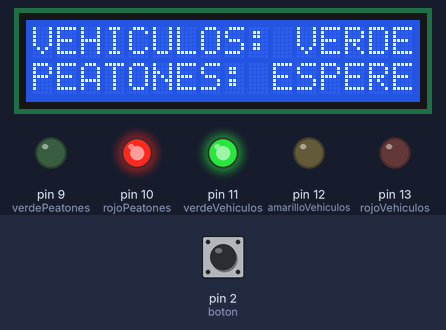
A sketch run on a simulated Arduino Uno, built with avr-gcc and run on an emulated ATmega328P. Parts: 16×2 character LCD, output pins drawn as LEDs (lit = HIGH). The test bench sets the inputs (shaded band); at power-on: pin 2 (boton) HIGH.

Above: at 1.2 s.
1.3 s: pin 2 (boton) pulled LOW for 0.15 s
At 2.5 s:
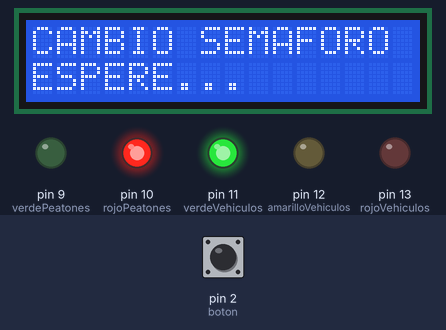
At 4.8 s:
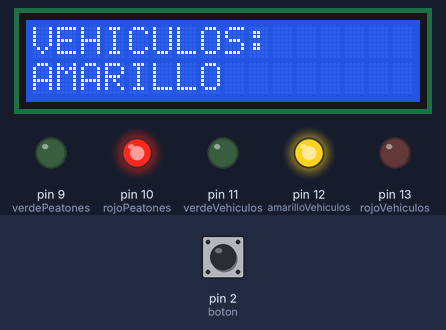
Timing chart, 0 to 12.0 s (numbered marks = the images above; inputs shaded):
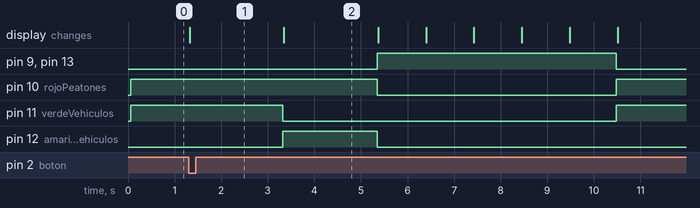

Measured:
- after the input at 1.3 s, pin 9 (verdePeatones): LOW → HIGH after 4.0 s, → LOW 5.1 s later; pin 10 (rojoPeatones): HIGH → LOW after 4.0 s, → HIGH 5.1 s later

The sketch:

simular_boton_peatonal.ino
```cpp
// ==========================================
// EJERCICIO 4
// SEMÁFORO CON BOTÓN PEATONAL
// ==========================================
// Semáforo de vehículos que permanece en VERDE hasta que un peatón
// presiona un botón. Al presionarlo, se ejecuta la secuencia de cambio
// (amarillo -> rojo para vehículos, verde para peatones con cuenta
// regresiva) y luego vuelve al estado normal. Una pantalla LCD muestra
// el estado actual en todo momento.

#include <Adafruit_LiquidCrystal.h>

// ==========================================
// DISPLAY LCD (I2C, dirección 0)
// ==========================================
Adafruit_LiquidCrystal lcd(0);

// ==========================================
// SEMÁFORO DE VEHÍCULOS
// ==========================================
int rojoVehiculos = 13;
int amarilloVehiculos = 12;
int verdeVehiculos = 11;

// ==========================================
// SEMÁFORO DE PEATONES
// ==========================================
int rojoPeatones = 10;
int verdePeatones = 9;

// ==========================================
// BOTÓN PEATONAL
// ==========================================
int boton = 2;


void setup() {

  // LEDs de vehículos como salida
  pinMode(rojoVehiculos, OUTPUT);
  pinMode(amarilloVehiculos, OUTPUT);
  pinMode(verdeVehiculos, OUTPUT);

  // LEDs de peatones como salida
  pinMode(rojoPeatones, OUTPUT);
  pinMode(verdePeatones, OUTPUT);

  // Botón como entrada con resistencia pull-up interna:
  // en reposo el pin lee HIGH, y al presionar el botón pasa a LOW
  pinMode(boton, INPUT_PULLUP);

  // Inicializar LCD de 16 columnas x 2 filas
  lcd.begin(16, 2);
  lcd.setBacklight(1);

  // ---------- Estado inicial: vehículos en verde, peatones en espera ----------
  digitalWrite(rojoVehiculos, LOW);
  digitalWrite(amarilloVehiculos, LOW);
  digitalWrite(verdeVehiculos, HIGH);

  digitalWrite(rojoPeatones, HIGH);
  digitalWrite(verdePeatones, LOW);

  // Mensaje inicial en la pantalla
  lcd.clear();
  lcd.setCursor(0, 0);
  lcd.print("VEHICULOS: VERDE");

  lcd.setCursor(0, 1);
  lcd.print("PEATONES: ESPERE");
}


void loop() {

  // Como se usa INPUT_PULLUP, el botón presionado se lee como LOW
  if (digitalRead(boton) == LOW) {

    // ==========================================
    // AVISO DE CAMBIO
    // Notifica que el semáforo va a cambiar de estado
    // ==========================================
    lcd.clear();
    lcd.setCursor(0, 0);
    lcd.print("CAMBIO SEMAFORO");

    lcd.setCursor(0, 1);
    lcd.print("ESPERE...");

    delay(2000);


    // ==========================================
    // VEHÍCULOS: AMARILLO
    // Transición antes de detener a los vehículos
    // ==========================================
    digitalWrite(verdeVehiculos, LOW);
    digitalWrite(amarilloVehiculos, HIGH);

    lcd.clear();
    lcd.setCursor(0, 0);
    lcd.print("VEHICULOS:");
    lcd.setCursor(0, 1);
    lcd.print("AMARILLO");

    delay(2000);


    // ==========================================
    // VEHÍCULOS: ROJO / PEATONES: VERDE
    // Los vehículos se detienen y los peatones pueden cruzar
    // ==========================================
    digitalWrite(amarilloVehiculos, LOW);
    digitalWrite(rojoVehiculos, HIGH);

    digitalWrite(rojoPeatones, LOW);
    digitalWrite(verdePeatones, HIGH);


    // ==========================================
    // CUENTA REGRESIVA PEATONAL
    // Muestra en la LCD el tiempo restante para cruzar (5 a 1)
    // ==========================================
    for (int tiempo = 5; tiempo >= 1; tiempo--) {

      lcd.clear();

      lcd.setCursor(0, 0);
      lcd.print("PEATONES: PASE");

      lcd.setCursor(0, 1);
      lcd.print("TIEMPO: ");
      lcd.print(tiempo);

      delay(1000);
    }


    // ==========================================
    // PEATONES: ROJO
    // Se termina el tiempo de cruce peatonal
    // ==========================================
    digitalWrite(verdePeatones, LOW);
    digitalWrite(rojoPeatones, HIGH);


    // ==========================================
    // VEHÍCULOS: VERDE
    // Se reanuda la circulación de vehículos
    // ==========================================
    digitalWrite(rojoVehiculos, LOW);
    digitalWrite(verdeVehiculos, HIGH);


    // ==========================================
    // MENSAJE NORMAL
    // Vuelve al estado de espera inicial
    // ==========================================
    lcd.clear();
    lcd.setCursor(0, 0);
    lcd.print("VEHICULOS: VERDE");

    lcd.setCursor(0, 1);
    lcd.print("PEATONES: ESPERE");

    delay(1000);
  }
}
```
